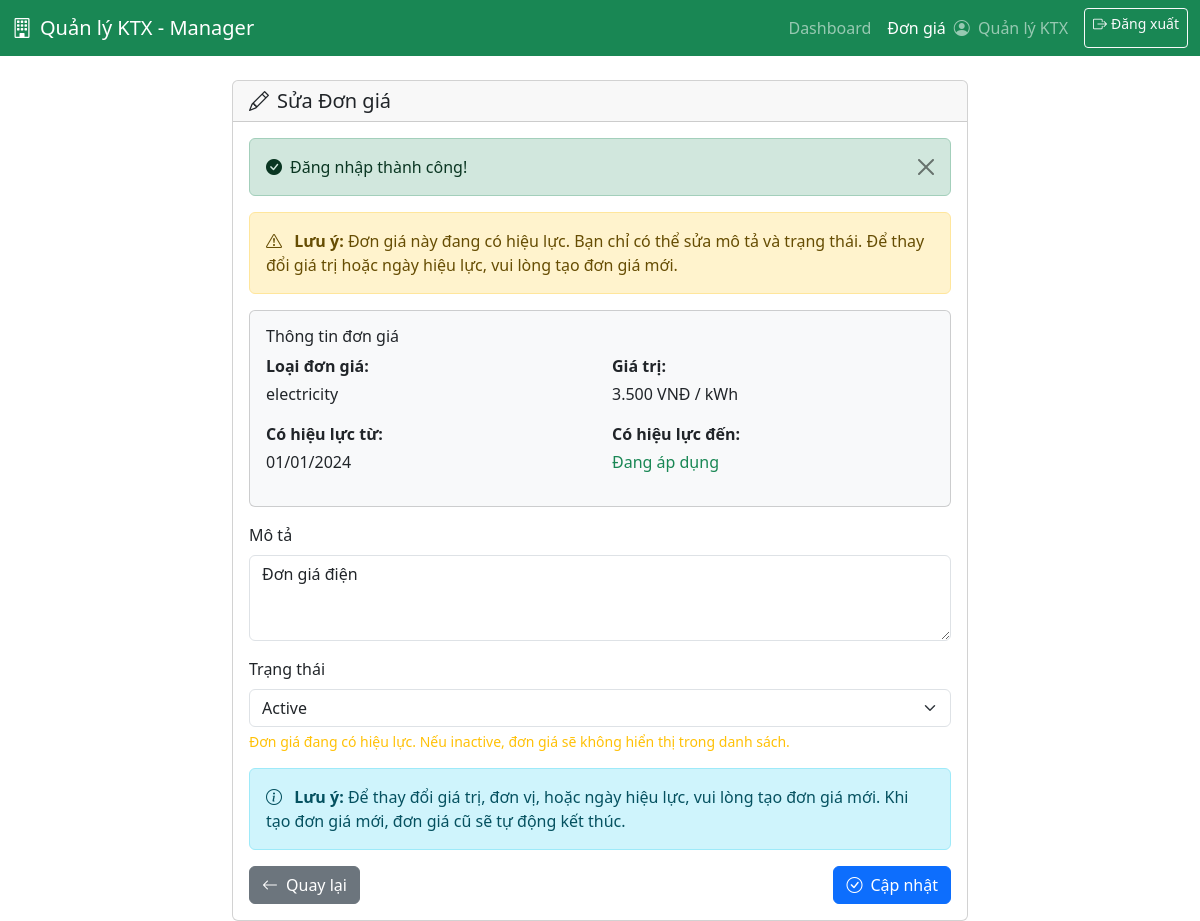
The page /views/manager/pricing/edit.php?id=1 (signed in) on the database its author committed.
### tables this page shows
CREATE TABLE pricing (
    id INT AUTO_INCREMENT PRIMARY KEY,
    price_type VARCHAR(50) NOT NULL COMMENT 'electricity, water, room_single, room_double, room_4people, room_6people, service_xxx',
    price_value DECIMAL(15,2) NOT NULL COMMENT 'Giá trị - số tiền',
    unit VARCHAR(20) NOT NULL COMMENT 'kWh, m³, tháng, lần...',
    effective_from DATE NOT NULL COMMENT 'Có hiệu lực từ ngày',
    effective_to DATE NULL COMMENT 'Có hiệu lực đến ngày, null = đang áp dụng',
    description TEXT,
    created_by INT NOT NULL COMMENT 'Manager tạo',
    status ENUM('active', 'inactive') DEFAULT 'active',
    created_at TIMESTAMP DEFAULT CURRENT_TIMESTAMP,
    updated_at TIMESTAMP DEFAULT CURRENT_TIMESTAMP ON UPDATE CURRENT_TIMESTAMP,
    FOREIGN KEY (created_by) REFERENCES users(id) ON DELETE RESTRICT,
    INDEX idx_price_type (price_type),
    INDEX idx_status (status),
    INDEX idx_effective_from (effective_from),
    INDEX idx_effective_to (effective_to)
);

CREATE TABLE users (
    id INT AUTO_INCREMENT PRIMARY KEY,
    username VARCHAR(50) UNIQUE NOT NULL,
    password VARCHAR(255) NOT NULL COMMENT 'Mật khẩu đã hash',
    full_name VARCHAR(100) NOT NULL,
    email VARCHAR(100),
    phone VARCHAR(20),
    role ENUM('admin', 'manager', 'student') NOT NULL,
    status ENUM('active', 'inactive') DEFAULT 'active',
    created_at TIMESTAMP DEFAULT CURRENT_TIMESTAMP,
    updated_at TIMESTAMP DEFAULT CURRENT_TIMESTAMP ON UPDATE CURRENT_TIMESTAMP,
    INDEX idx_username (username),
    INDEX idx_role (role),
    INDEX idx_status (status)
);

### functions/auth.php (called while the page is built, shortened)
<?php
require_once __DIR__ . '/helpers.php';
function getCurrentUser() {
    if (isset($_SESSION['user_id']) && isset($_SESSION['username'])) {
        return [
            'id' => $_SESSION['user_id'],
            'username' => $_SESSION['username'],
            'full_name' => $_SESSION['full_name'] ?? null,
            'role' => $_SESSION['role'] ?? null,
            'email' => $_SESSION['email'] ?? null,
            'phone' => $_SESSION['phone'] ?? null
        ];
    }
    return null;
}
?>

### functions/pricing.php (called while the page is built, shortened)
<?php
function getPricingById($id) {
    $conn = getDbConnection();
    $pricing = null;
    $sql = "SELECT p.*, u.full_name as created_by_name
            FROM pricing p
            LEFT JOIN users u ON p.created_by = u.id
            WHERE p.id = ? LIMIT 1";
    $stmt = mysqli_prepare($conn, $sql);
    if ($stmt) {
        mysqli_stmt_bind_param($stmt, "i", $id);
        mysqli_stmt_execute($stmt);
        $result = mysqli_stmt_get_result($stmt);
        if ($result && mysqli_num_rows($result) > 0) {
            $pricing = mysqli_fetch_assoc($result);
        }
    }
    return $pricing;
}
?>

### functions/helpers.php (called while the page is built, shortened)
<?php
function getSuccessMessage() {
    if (isset($_SESSION['success'])) {
        $message = $_SESSION['success'];
        return $message;
    }
    return null;
}
function formatCurrency($amount) {
    return number_format($amount, 0, ',', '.') . ' VNĐ';
}
function formatDate($date, $format = 'd/m/Y') {
    return date($format, strtotime($date));
}
function escapeHtml($string) {
    return htmlspecialchars($string, ENT_QUOTES, 'UTF-8');
}
?>

### views/manager/pricing/edit.php (the view, shortened to what this page needs)
<?php
require_once __DIR__ . '/../../../functions/auth.php';
require_once __DIR__ . '/../../../functions/helpers.php';
require_once __DIR__ . '/../../../functions/pricing.php';
$currentUser = getCurrentUser();
$id = $_GET['id'] ?? null;
$pricing = getPricingById($id);
$today = date('Y-m-d');
$isEffective = strtotime($pricing['effective_from']) <= strtotime($today) &&
               (!$pricing['effective_to'] || strtotime($pricing['effective_to']) >= strtotime($today));
$successMsg = getSuccessMessage();
?>
<!DOCTYPE html>
<html lang="vi">
<head>
    <link href="https://cdn.jsdelivr.net/npm/bootstrap@5.3.3/dist/css/bootstrap.min.css" rel="stylesheet">
    <link href="https://cdn.jsdelivr.net/npm/bootstrap-icons@1.11.0/font/bootstrap-icons.css" rel="stylesheet">
</head>
<body>
    <nav class="navbar navbar-expand-lg navbar-dark bg-success">
        <div class="container-fluid">
            <a class="navbar-brand" href="../dashboard.php">
                <i class="bi bi-building me-2"></i>Quản lý KTX - Manager
            </a>
            <div class="navbar-nav ms-auto">
                <a class="nav-link" href="../dashboard.php">Dashboard</a>
                <a class="nav-link active" href="../pricing.php">Đơn giá</a>
                <span class="navbar-text me-3">
                    <i class="bi bi-person-circle me-1"></i>
                    <?php echo escapeHtml($currentUser['full_name'] ?? $currentUser['username']); ?>
                </span>
                <a class="btn btn-outline-light btn-sm" href="../../../../handle/logout_process.php">
                    <i class="bi bi-box-arrow-right me-1"></i>Đăng xuất
                </a>
            </div>
        </div>
    </nav>
    <div class="container mt-4">
        <div class="row justify-content-center">
            <div class="col-md-8">
                <div class="card">
                    <div class="card-header">
                        <h5 class="mb-0">
                            <i class="bi bi-pencil me-2"></i>Sửa Đơn giá
                        </h5>
                    </div>
                    <div class="card-body">
                        <?php if ($successMsg): ?>
                            <div class="alert alert-success alert-dismissible fade show">
                                <i class="bi bi-check-circle-fill me-2"></i><?php echo escapeHtml($successMsg); ?>
                                <button type="button" class="btn-close" data-bs-dismiss="alert"></button>
                            </div>
                        <?php endif; ?>
                        <?php if ($isEffective): ?>
                            <div class="alert alert-warning">
                                <i class="bi bi-exclamation-triangle me-2"></i>
                                <strong>Lưu ý:</strong> Đơn giá này đang có hiệu lực. Bạn chỉ có thể sửa mô tả và trạng thái.
                                Để thay đổi giá trị hoặc ngày hiệu lực, vui lòng tạo đơn giá mới.
                            </div>
                        <?php endif; ?>
                        <div class="card bg-light mb-3">
                            <div class="card-body">
                                <h6 class="card-title">Thông tin đơn giá</h6>
                                <div class="row">
                                    <div class="col-md-6">
                                        <p class="mb-1"><strong>Loại đơn giá:</strong></p>
                                        <p><?php echo escapeHtml($pricing['price_type']); ?></p>
                                    </div>
                                    <div class="col-md-6">
                                        <p class="mb-1"><strong>Giá trị:</strong></p>
                                        <p><?php echo formatCurrency($pricing['price_value']); ?> / <?php echo escapeHtml($pricing['unit']); ?></p>
                                    </div>
                                    <div class="col-md-6">
                                        <p class="mb-1"><strong>Có hiệu lực từ:</strong></p>
                                        <p><?php echo formatDate($pricing['effective_from']); ?></p>
                                    </div>
                                    <div class="col-md-6">
                                        <p class="mb-1"><strong>Có hiệu lực đến:</strong></p>
                                        <p><?php echo $pricing['effective_to'] ? formatDate($pricing['effective_to']) : '<span class="text-success">Đang áp dụng</span>'; ?></p>
                                    </div>
                                </div>
                            </div>
                        </div>
                        <form method="POST" action="../../../../handle/pricing_process.php">
                            <div class="mb-3">
                                <label for="description" class="form-label">Mô tả</label>
                                <textarea class="form-control"
                                          id="description"
                                          name="description"
                                          rows="3"
                                          placeholder="Mô tả về đơn giá này..."><?php echo escapeHtml($pricing['description'] ?? ''); ?></textarea>
                            </div>
                            <div class="mb-3">
                                <label for="status" class="form-label">Trạng thái</label>
                                <select class="form-select" id="status" name="status">
                                    <option value="active" <?php echo $pricing['status'] === 'active' ? 'selected' : ''; ?>>Active</option>
                                </select>
                                <div class="form-text">
                                    <?php if ($isEffective): ?>
                                        <span class="text-warning">Đơn giá đang có hiệu lực. Nếu inactive, đơn giá sẽ không hiển thị trong danh sách.</span>
                                    <?php else: ?>
                                        Đơn giá chưa có hiệu lực. Có thể inactive nếu không cần thiết.
                                    <?php endif; ?>
                                </div>
                            </div>
                            <div class="alert alert-info">
                                <i class="bi bi-info-circle me-2"></i>
                                <strong>Lưu ý:</strong> Để thay đổi giá trị, đơn vị, hoặc ngày hiệu lực, vui lòng tạo đơn giá mới.
                                Khi tạo đơn giá mới, đơn giá cũ sẽ tự động kết thúc.
                            </div>
                            <div class="d-flex justify-content-between">
                                <a href="../pricing.php" class="btn btn-secondary">
                                    <i class="bi bi-arrow-left me-2"></i>Quay lại
                                </a>
                                <button type="submit" class="btn btn-primary">
                                    <i class="bi bi-check-circle me-2"></i>Cập nhật
                                </button>
                            </div>
                        </form>
                    </div>
                </div>
            </div>
        </div>
    </div>
</body>
</html>

### rows shown on the page
pricing: created_by.full_name "Quản lý KTX", price_type "electricity", price_value "3.500 VNĐ", unit "kWh", effective_from "01/01/2024", description "Đơn giá điện", status "Active"

### other values the page prints
escapeHtml($successMsg) "Đăng nhập thành công!"
